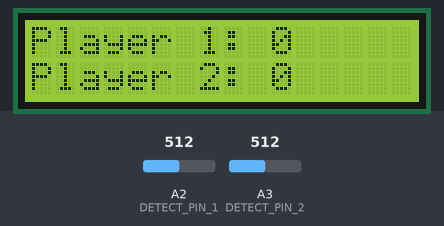
The sketch below on a simulated Arduino Uno, built with avr-gcc and run on an emulated ATmega328P. Shown: 16×2 character LCD. Inputs (shaded band) come from the test bench; at power-on: A2 (DETECT_PIN_1) = 512, A3 (DETECT_PIN_2) = 512.

Above: at 1.2 s.
1.3 s: A2 (DETECT_PIN_1) set to 440
At 1.9 s:
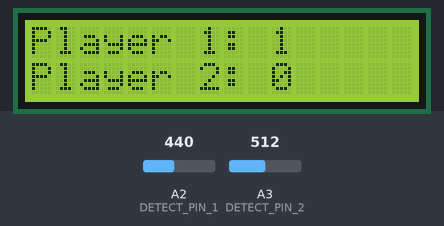
3.8 s: A3 (DETECT_PIN_2) set to 440
At 6.1 s:
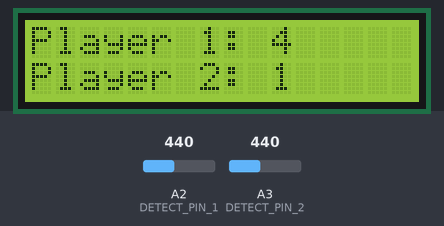
6.8 s: A2 (DETECT_PIN_1) set to 511
At 9.7 s:
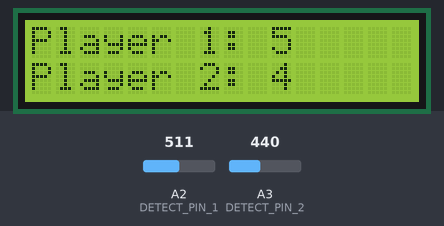
9.8 s: A3 (DETECT_PIN_2) set to 511
11.3 s: A2 (DETECT_PIN_1) set to 306
At 11.9 s:
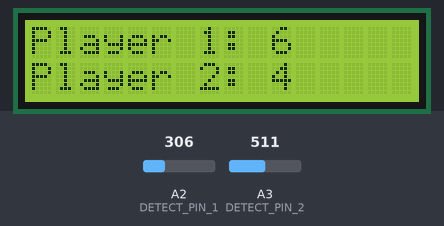
13.8 s: A2 (DETECT_PIN_1) set to 497
16.8 s: A2 (DETECT_PIN_1) set to 528
Timing chart, 0 to 19.3 s (numbered marks = the images above; inputs shaded):
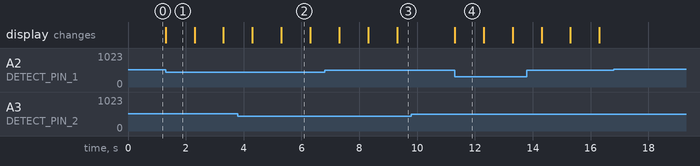

The sketch:

Code_Arduino_Induct-O-goal.ino
```cpp
#include <LiquidCrystal.h>

const byte DETECT_PIN_1   = A2; // detection liee au joueur 1
const byte DETECT_PIN_2   = A3; // detection liee au joueur 2

int val1        = 0;  // tension de reference lorsque l inductance n est pas infliencee
int val2        = 0;
int valf1       = 0;  // tension mesuree a chaque instant par l arduino
int valf2       = 0;
int score1      = 0;  // score des joueurs
int score2      = 0;
int adc_key_in  = 0;  // valeur des boutons de l ecran LCD

#define btnRIGHT  0
#define btnUP     1
#define btnDOWN   2
#define btnLEFT   3
#define btnSELECT 4
#define btnNONE   5

LiquidCrystal Ecran(8, 9, 4, 5, 6, 7);  // code repris pour le fonctionnement des boutons

int read_LCD_buttons()
{               // read the buttons
    adc_key_in = analogRead(0);       // read the value from the sensor

    // my buttons when read are centered at these values: 0, 144, 329, 504, 741
    // we add approx 50 to those values and check to see if we are close
    // We make this the 1st option for speed reasons since it will be the most likely result

    if (adc_key_in > 1000) return btnNONE;

    // For V1.1 us this threshold
    if (adc_key_in < 50)   return btnRIGHT;
    if (adc_key_in < 250)  return btnUP;
    if (adc_key_in < 450)  return btnDOWN;
    if (adc_key_in < 650)  return btnLEFT;
    if (adc_key_in < 850)  return btnSELECT;

    return btnNONE;                // when all others fail, return this.
}

void setup() //setup du code (prise des valeurs et init* ecran)
{
  pinMode(DETECT_PIN_1, INPUT); // initialisation des pins de detection
  pinMode(DETECT_PIN_2, INPUT);

  Ecran.begin(16,2); // initialisation de l interface de l ecran LCD
  Ecran.clear();
  Ecran.setCursor(0,0);
  Ecran.print("Player 1: ");
  Ecran.setCursor(10,0);
  Ecran.print("0");
  Ecran.setCursor(0,1);
  Ecran.print("Player 2: ");
  Ecran.setCursor(10,1);
  Ecran.print("0");

  val1 = analogRead(DETECT_PIN_1); // prise des valeurs de référence des tensions de sortie
  val2 = analogRead(DETECT_PIN_2);
}

void loop() // boucle répétée infiniment par l arduino sauf si contre ordre
{
     while(score1 < 10 && score2 < 10) // boucle tant que les 2 scors sont en dessous de 10
     {
         valf1 = analogRead(DETECT_PIN_1); // prise des tensions de sortie (varie si une balle passe dans l inductance)
         valf2 = analogRead(DETECT_PIN_2);

         if(valf1 < val1 -1) // detection de goal par la joueur 1
         {
             score1 = score1 +1;
             Ecran.setCursor(10,0); // score +1 et affichage du score sur l ecran
             Ecran.print(score1);
             delay(1000); // attente pour eviter un double goal avec une seule balle
         }

        if(valf2 < val2 -1) // detection de goal par le joiueur 2
        {
             score2 = score2 +1;
             Ecran.setCursor(10,1);
             Ecran.print(score2);
             delay(1000);
         }
     }
     if (score1 >= 10) // detection du joueur vainqueur
     {
         Ecran.clear();
         Ecran.setCursor(0,0);
         Ecran.print("Player 1 WIN !!!"); // affichage du joueur vainqueur
         delay(1000);
     }
     if (score2 >= 10)
     {
         Ecran.clear();
         Ecran.setCursor(0,0);
         Ecran.print("Player 2 WIN !!!");
         delay(1000);
     }
 }
```

Measured:
- after the input at 1.3 s, the display: changes at once (image 1)
- after the input at 9.8 s, every drawn part: stays the same
- after the input at 11.3 s, the display: changes at once (image 4)
- after the input at 16.8 s, every drawn part: stays the same
- what the display in image 1 shows lasts 1.0 s, from 1.3 s to 2.3 s
